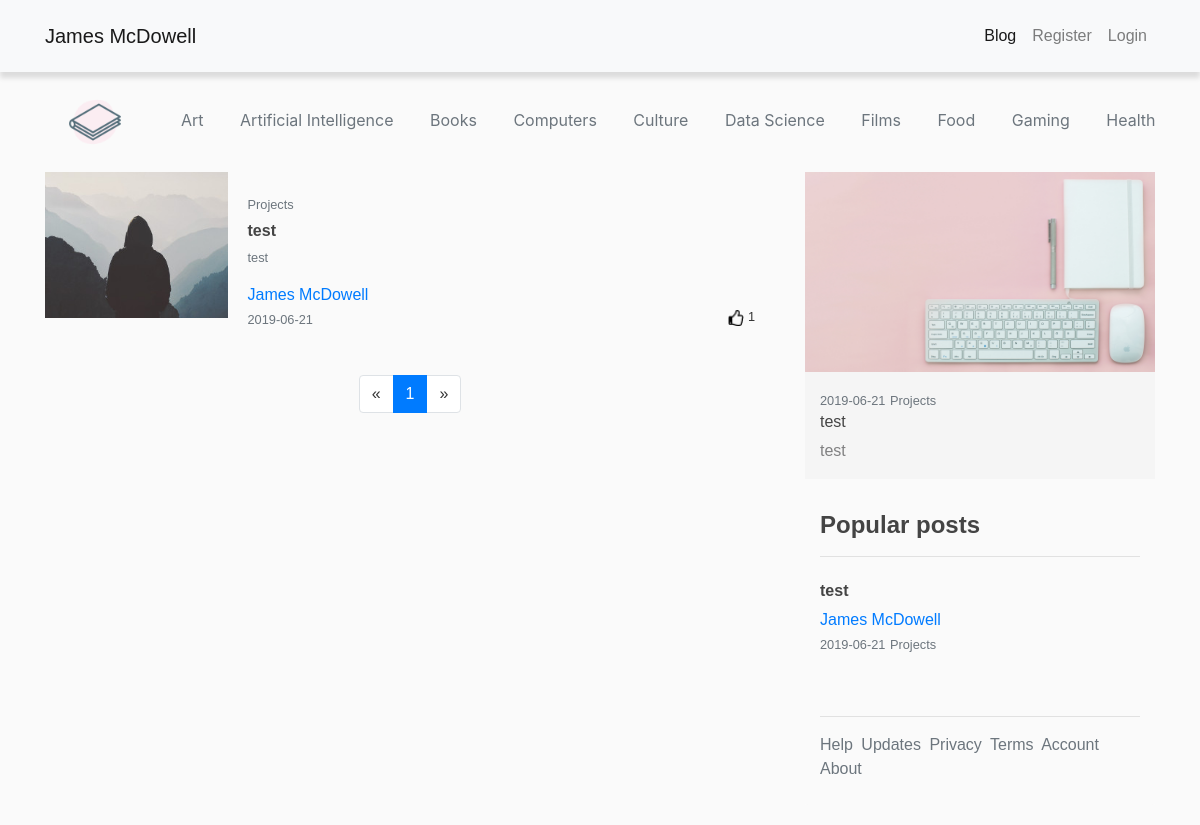
/categories/Projects/1, run on an earlier commit of the app's database.
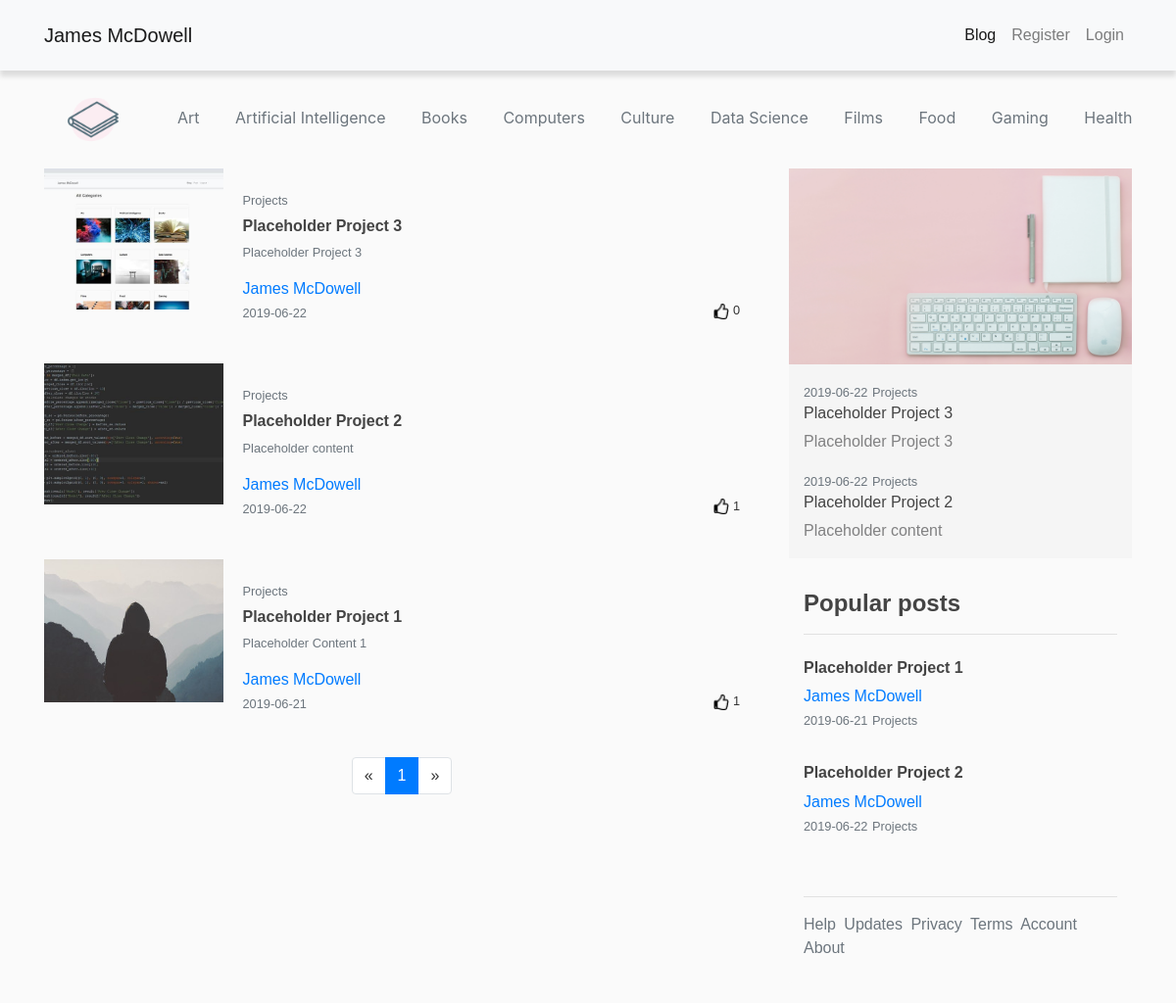
And on a later commit of the database.
### flaskblog/models.py (models this page shows, shortened)
class Cat(db.Model):
    id = db.Column(db.Integer, primary_key=True)
    title = db.Column(db.String(30), nullable=False)
    posts = db.relationship('Post', backref='categ', lazy=True)
    category_image = db.Column(db.String(20), nullable=False, default='other.jpg')

class Post(db.Model):
    id = db.Column(db.Integer, primary_key=True)
    title = db.Column(db.String(100), nullable=False)
    date_posted = db.Column(db.DateTime, nullable=False, default=datetime.utcnow)
    content = db.Column(db.Text, nullable=False)
    image_file = db.Column(db.String(20), nullable=False, default='default.jpg')
    user_id = db.Column(db.Integer, db.ForeignKey('user.id'), nullable=False)
    likes = db.relationship('PostLike', backref='post', lazy='dynamic')
    cat_id = db.Column(db.Integer, db.ForeignKey('cat.id'), nullable=False)

class User(UserMixin, db.Model):
    id = db.Column(db.Integer, primary_key=True)
    username = db.Column(db.String(20), unique=True, nullable=False)
    email = db.Column(db.String(120), unique=True, nullable=False)
    image_file = db.Column(db.String(20), nullable=False, default='default.jpg')
    password = db.Column(db.String(60), nullable=False)
    posts = db.relationship('Post', backref='author', lazy=True)
    liked = db.relationship(
        'PostLike',
        foreign_keys='PostLike.user_id',
        backref='user', lazy='dynamic')

### flaskblog/posts/routes.py (the view)
@posts.route('/categories/<string:category_title>/<int:category_id>')
def selected_category(category_title, category_id):
    page = request.args.get('page', 1, type=int)
    posts = Post.query.filter_by(cat_id=category_id).order_by(Post.date_posted.desc()).paginate(page=page, per_page=20)
    if posts.has_next:
        next_page = page + 1
    else:
        next_page = None
    if posts.has_prev:
        prev_page = page - 1
    else:
        prev_page = None
    cat = Cat.query.order_by(Cat.title).limit(10)
    featured_id = db.session.query(PostLike.post_id,
                                   func.count(PostLike.id).label('qty')
                                   ).group_by(PostLike.post_id
                                              ).order_by(desc('qty')).limit(3)
    featured_posts = db.session.query(Post).filter(Post.id.in_(x for x, _ in featured_id)).all()
    projects = Post.query.filter_by(user_id=1).filter_by(cat_id=1).order_by(Post.date_posted.desc()).limit(2)
    return render_template('blogs_category.html', posts=posts, category_title=category_title, category_id=category_id,
                           featured=featured_posts, cat=cat, projects=projects,
                           next_page=next_page, prev_page=prev_page)

### flaskblog/templates/blogs_category.html (shortened to what the changed rows need)
{% extends "layout.html" %}
{% block content %}
    {% for post in posts.items %}
        <div class="row post-format">
            <div class="col-md-3 pl-0 pr-0">
                <a class="article-title" href="{{ url_for('posts.post', post_id=post.id) }}"><img class="post-picture" src="{{ url_for('static', filename='post_pics/' + post.image_file) }}"></a>
            </div>
            <div class="col-md-9 post-card">
                <div class="card-body">
                   <div class="article-metadata">
                       <small class="text-muted">{{ post.categ.title }}</small>
                   </div>
                    <h6><a class="article-title" href="{{ url_for('posts.post', post_id=post.id) }}"><b>{{ post.title | truncate(80) }}</b></a></h6>
                    <a class="article-title" href="{{ url_for('posts.post', post_id=post.id) }}"><small><p class="article-content text-muted">{{ post.content|truncate(170)|striptags }}</p></small></a>
                    <div><a class="mr-2 side_user" href="{{ url_for('users.user_posts', username=post.author.username) }}">{{ post.author.username }}</a></div>
                    <small class="text-muted">{{ post.date_posted.strftime('%Y-%m-%d') }}</small>
                    {% if current_user.is_authenticated %}
                        {% if current_user.has_liked_post(post) %}
                            <small class="float-right"><img class="like" src="{{ url_for('static', filename='home_pics/thumblike.png') }}"> {{ post.likes.count() }}</small>
                          {% else %}
                            <small class="float-right"><img class="like" src="{{ url_for('static', filename='home_pics/thumbunlike.png') }}"> {{ post.likes.count() }}</small>
                          {% endif %}
                    {% else %}
                    <small class="float-right"><img class="like" src="{{ url_for('static', filename='home_pics/thumbunlike.png') }}"> {{ post.likes.count() }}</small>
                    {% endif %}
                </div>
            </div>
        </div>
    {% endfor %}
        <nav aria-label="Page navigation example">
          <ul class="pagination justify-content-center">
            {% for page_num in posts.iter_pages(left_edge=1, right_edge=1, left_current=1, right_current=2) %}
                {% if page_num  %}
                    {% if posts.page == page_num  %}
                        <li class="page-item active"><a class="page-link" href="{{  url_for('posts.selected_category', category_id=category_id, category_title=category_title, page=page_num)}}">{{ page_num }}</a>
                    {% else %}
                        <li class="page-item"><a class="page-link" href="{{  url_for('posts.selected_category', category_id=category_id, category_title=category_title, page=page_num)}}">{{ page_num }}</a>
                    {% endif %}
                {% else %}
                    ...
                {% endif %}
            {% endfor %}
            <li class="page-item">
              {% if next_page %}
                  <a class="page-link" href="{{  url_for('posts.selected_category', category_id=category_id, category_title=category_title, page=next_page) }}" aria-label="Previous">
                    <span aria-hidden="true">&raquo;</span>
                    <span class="sr-only">Previous</span>
                  </a>
              {% else %}
                  <a class="page-link" aria-label="Next">
                  </a>
              {% endif %}
            </li>
          </ul>
        </nav>
{% endblock content %}

### flaskblog/templates/layout.html (shortened to what the changed rows need)
<!DOCTYPE html>
<html lang="en">
<head>
    <link rel="stylesheet" type="text/css" href="{{ url_for('static', filename='format.css') }}">
    <link rel="stylesheet" href="https://maxcdn.bootstrapcdn.com/bootstrap/4.0.0/css/bootstrap.min.css">
    <link rel="stylesheet" type="text/css" href="{{ url_for('static', filename='main.css') }}">
    <link rel="stylesheet" href="https://cdnjs.cloudflare.com/ajax/libs/animate.css/3.7.0/animate.min.css">
</head>
<body>
        <div class="home-category-background">
            <div class="container-fluid home-category-list home-category-container">
                <a class="home-category-padding" href="{{ url_for('posts.categories') }}"><img class="icons" src="{{ url_for('static', filename='home_pics/journal.png') }}"></a>
                {% for cat in cat %}
                    <a class="home-category-padding" href="{{ url_for('posts.selected_category', category_id=cat.id, category_title=cat.title) }}">{{ cat.title }}</a>
                {% endfor %}
            </div>
        </div>
        <main role="main" class="container">
          <div class="row">
            <div class="col-md-8">
              {% block content %}{% endblock %}
            </div>
            <div class="col-md-4">
              <div class="content-section sidebar">
                  <ul class="list-group list-unstyled">
                    <li class="list-group-item-light pt-3 mb-3 sb-gray">
                        <ul class="container-fluid list-unstyled">
                            {% for project in projects %}
                            <article class="media">
                                  <div class="media-body">
                                    <small class="text-muted">{{ project.date_posted.strftime('%Y-%m-%d') }}</small>
                                    <small class="text-muted"><a class="sideb" href="{{ url_for('posts.selected_category', category_id=project.categ.id, category_title=project.categ.title) }}">{{ project.categ.title }}</a></small>
                                    <h6 class="truncates"><a class="article-title" href="{{ url_for('posts.post', post_id=project.id) }}">{{ project.title }}</a></h6>
                                    <p class="truncates">{{ project.content|truncate(140)|striptags  }}</p>
                                  </div>
                            </article>
                            {% endfor %}
                        </ul>
                    </li>
                    <li class="pt-3 pb-3">
                        <ul class="container-fluid list-unstyled">
                            {% for post in featured %}
                                <article class="media mb-3 mt-3">
                                      <div class="media-body pt-2 pb-2">
                                          <h6 class="truncates"><b><a class="article-title" href="{{ url_for('posts.post', post_id=post.id) }}">{{ post.title }}</a></b></h6>
                                        <a class="mr-2 side_user" href="{{ url_for('users.user_posts', username=post.author.username) }}">{{ post.author.username }}</a><br>
                                        <small class="text-muted">{{ post.date_posted.strftime('%Y-%m-%d') }}</small>
                                          <small><a class="sideb" href="{{ url_for('posts.selected_category', category_id=post.categ.id, category_title=post.categ.title) }}">{{ post.categ.title }}</a></small>
                                      </div>
                                </article>
                            {% endfor %}
                        </ul>
                    </li>
                  </ul>
              </div>
            </div>
          </div>
        </main>
</body>
</html>

What changed in the data, as far as the page shows it:
no longer on one of the page's lists (row edited): Post: date_posted "2019-06-21", categ "Projects", title "test", content "test"
added Post: image_file (picture), categ "Projects", title "Placeholder Project 3", content "Placeholder Project 3", author.username "James McDowell", date_posted "2019-06-22", likes.count "0"
added Post: image_file (picture), categ "Projects", title "Placeholder Project 2", content "Placeholder content", author.username "James McDowell", date_posted "2019-06-22", likes.count "1"
changed Post: title "test" → "Placeholder Project 1"; content "test" → "Placeholder Content 1"
